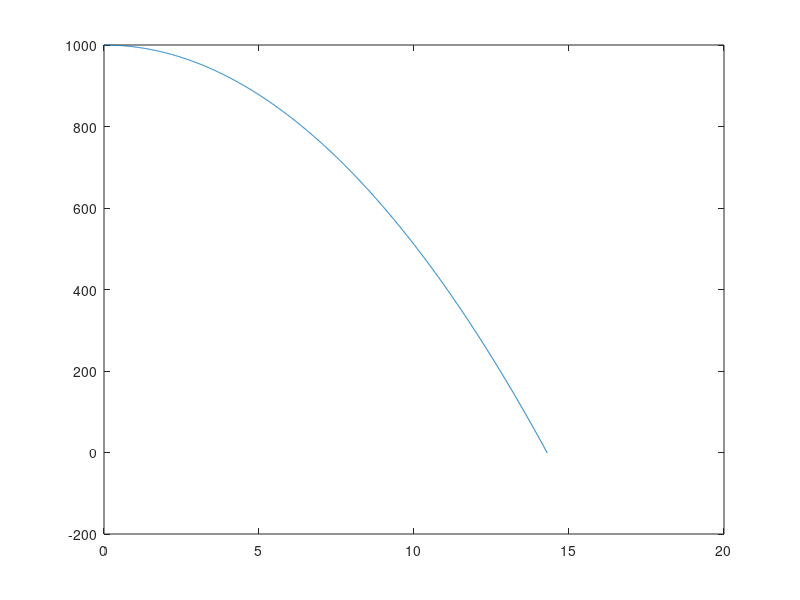

This figure's MATLAB source:
clc; clear; close all;

initial_height = 1000; % metres
gravity = -9.8; % metres/second/second
dt = 0.01; % seconds
timeSeries = 0:dt:20;

height = nan(size(timeSeries));
height(1) = initial_height;

velocity = nan(size(timeSeries));
velocity(1) = 0;

% velocity_new = velocity_old + (acceleration * time);
% height_new = height_old + (dt * velocity);

time = nan; % when ball hits ground

for n = 1:length(height)-1    
    velocity(n+1) = velocity(n) + (gravity .* dt);
    height(n+1) = height(n) + (dt * velocity(n));
    
    if height(n+1) <= 0
        time = timeSeries(n);
        break;
    end
    
end

disp(time);
plot(timeSeries, height);